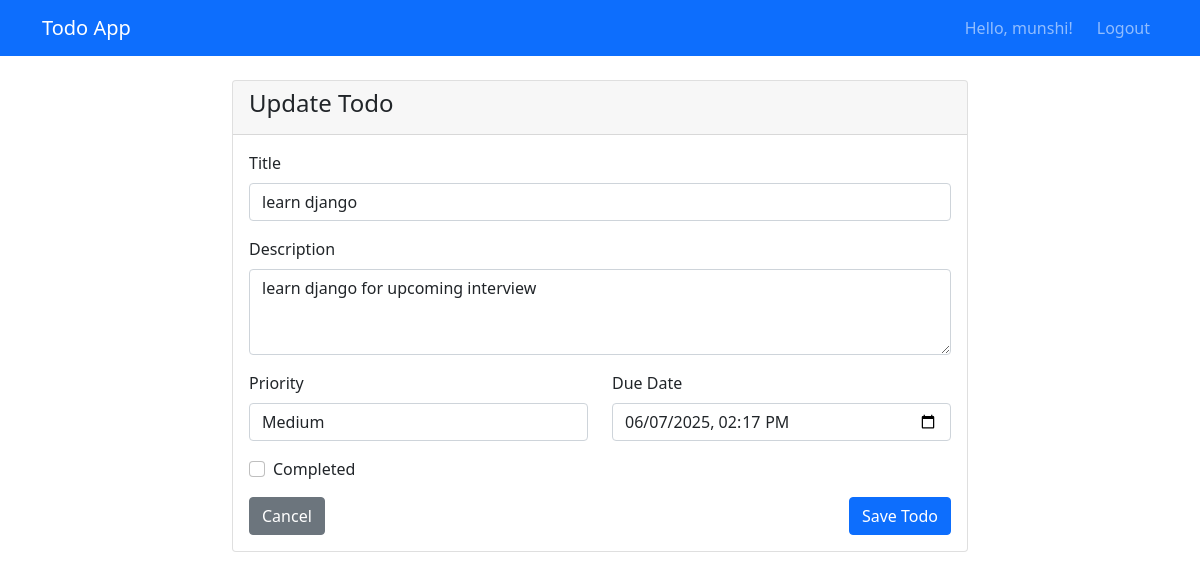
Screenshot of /update/2/ (signed in) with the database file from the repository.
### todo/models.py (models this page shows, shortened)
class Todo(models.Model):
    PRIORITY_CHOICES = [
        ('low', 'Low'),
        ('medium', 'Medium'),
        ('high', 'High'),
    ]
    title = models.CharField(max_length=200)
    description = models.TextField(blank=True)
    completed = models.BooleanField(default=False)
    priority = models.CharField(max_length=10, choices=PRIORITY_CHOICES, default='medium')
    created_date = models.DateTimeField(auto_now_add=True)
    updated_date = models.DateTimeField(auto_now=True)
    due_date = models.DateTimeField(null=True, blank=True)
    user = models.ForeignKey(User, on_delete=models.CASCADE)
    class Meta:
        ordering = ['-created_date']

### todo/views.py (the view)
# urls.py: path('update/<int:pk>/', views.todo_update, name='update'),
@login_required
def todo_update(request, pk):
    todo = get_object_or_404(Todo, pk=pk, user=request.user)
    if request.method == 'POST':
        form = TodoUpdateForm(request.POST, instance=todo)
        if form.is_valid():
            form.save()
            messages.success(request, 'Todo updated successfully!')
            return redirect('todo:list')
    else:
        form = TodoUpdateForm(instance=todo)
    return render(request, 'todo/todo_form.html', {
        'form': form,
        'title': 'Update Todo',
        'todo': todo
    })

### todo/forms.py
class TodoUpdateForm(forms.ModelForm):
    class Meta:
        model = Todo
        fields = ['title', 'description', 'completed', 'priority', 'due_date']
        widgets = {
            'title': forms.TextInput(attrs={
                'class': 'form-control'
            }),
            'description': forms.Textarea(attrs={
                'class': 'form-control',
                'rows': 3
            }),
            'completed': forms.CheckboxInput(attrs={
                'class': 'form-check-input'
            }),
            'priority': forms.Select(attrs={
                'class': 'form-control'
            }),
            'due_date': forms.DateTimeInput(attrs={
                'class': 'form-control',
                'type': 'datetime-local'
            }),
        }

### todo/templates/todo/todo_form.html (shortened to what this page needs)
{% extends 'todo/base.html' %}
{% block content %}
<div class="row justify-content-center">
    <div class="col-md-8">
        <div class="card">
            <div class="card-header">
                <h4>{{ title }}</h4>
            </div>
            <div class="card-body">
                <form method="post">
                    <div class="mb-3">
                        <label for="{{ form.title.id_for_label }}" class="form-label">Title</label>
                        {{ form.title }}
                    </div>
                    <div class="mb-3">
                        <label for="{{ form.description.id_for_label }}" class="form-label">Description</label>
                        {{ form.description }}
                    </div>
                    <div class="row">
                        <div class="col-md-6">
                            <div class="mb-3">
                                <label for="{{ form.priority.id_for_label }}" class="form-label">Priority</label>
                                {{ form.priority }}
                            </div>
                        </div>
                        <div class="col-md-6">
                            <div class="mb-3">
                                <label for="{{ form.due_date.id_for_label }}" class="form-label">Due Date</label>
                                {{ form.due_date }}
                            </div>
                        </div>
                    </div>
                    {% if form.completed %}
                    <div class="mb-3 form-check">
                        {{ form.completed }}
                        <label class="form-check-label" for="{{ form.completed.id_for_label }}">
                            Completed
                        </label>
                    </div>
                    {% endif %}
                    <div class="d-flex justify-content-between">
                        <a href="{% url 'todo:list' %}" class="btn btn-secondary">Cancel</a>
                        <button type="submit" class="btn btn-primary">Save Todo</button>
                    </div>
                </form>
            </div>
        </div>
    </div>
</div>
{% endblock %}

### todo/templates/todo/base.html (shortened to what this page needs)
<!DOCTYPE html>
<html lang="en">
<head>
    <link href="https://cdn.jsdelivr.net/npm/bootstrap@5.1.3/dist/css/bootstrap.min.css" rel="stylesheet">
</head>
<body>
    <nav class="navbar navbar-expand-lg navbar-dark bg-primary">
        <div class="container">
            <a class="navbar-brand" href="{% url 'todo:list' %}">Todo App</a>
            <div class="navbar-nav ms-auto">
                {% if user.is_authenticated %}
                    <span class="navbar-text me-3">Hello, {{ user.username }}!</span>
                    <a class="nav-link" href="{% url 'logout' %}">Logout</a>
                {% else %}
                    <a class="nav-link" href="{% url 'login' %}">Login</a>
                    <a class="nav-link" href="{% url 'register' %}">Register</a>
                {% endif %}
            </div>
        </div>
    </nav>
    <div class="container mt-4">
        {% block content %}
        {% endblock %}
    </div>
</body>
</html>

### rows the page displays
Todo: title "learn django", description "learn django for upcoming interview", priority "Medium", due_date "06/07/2025 14:17"

### other values shown
{{ user.username }} "munshi"
{{ title }} "Update Todo"
